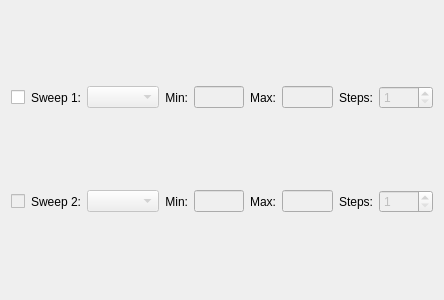
<?xml version="1.0" encoding="UTF-8"?>
<ui version="4.0">
 <class>sweepWidget</class>
 <widget class="QWidget" name="sweepWidget">
  <property name="geometry">
   <rect>
    <x>0</x>
    <y>0</y>
    <width>444</width>
    <height>300</height>
   </rect>
  </property>
  <property name="windowTitle">
   <string>Form</string>
  </property>
  <layout class="QGridLayout" name="sweepGridLayout">
   <item row="0" column="4">
    <widget class="QLabel" name="sweepOneMinLabel">
     <property name="sizePolicy">
      <sizepolicy hsizetype="Fixed" vsizetype="Preferred">
       <horstretch>0</horstretch>
       <verstretch>0</verstretch>
      </sizepolicy>
     </property>
     <property name="text">
      <string>Min:</string>
     </property>
     <property name="alignment">
      <set>Qt::AlignRight|Qt::AlignTrailing|Qt::AlignVCenter</set>
     </property>
    </widget>
   </item>
   <item row="1" column="10">
    <widget class="QSpinBox" name="sweepTwoStepsSpinbox">
     <property name="enabled">
      <bool>false</bool>
     </property>
     <property name="minimum">
      <number>1</number>
     </property>
     <property name="maximum">
      <number>1000</number>
     </property>
    </widget>
   </item>
   <item row="1" column="0">
    <widget class="QCheckBox" name="sweepTwoCheckbox">
     <property name="enabled">
      <bool>false</bool>
     </property>
     <property name="sizePolicy">
      <sizepolicy hsizetype="Fixed" vsizetype="Fixed">
       <horstretch>0</horstretch>
       <verstretch>0</verstretch>
      </sizepolicy>
     </property>
     <property name="text">
      <string/>
     </property>
    </widget>
   </item>
   <item row="0" column="10">
    <widget class="QSpinBox" name="sweepOneStepsSpinbox">
     <property name="enabled">
      <bool>false</bool>
     </property>
     <property name="minimum">
      <number>1</number>
     </property>
     <property name="maximum">
      <number>1000</number>
     </property>
    </widget>
   </item>
   <item row="1" column="9">
    <widget class="QLabel" name="sweepTwoStepsLabel">
     <property name="sizePolicy">
      <sizepolicy hsizetype="Fixed" vsizetype="Preferred">
       <horstretch>0</horstretch>
       <verstretch>0</verstretch>
      </sizepolicy>
     </property>
     <property name="text">
      <string>Steps:</string>
     </property>
     <property name="alignment">
      <set>Qt::AlignRight|Qt::AlignTrailing|Qt::AlignVCenter</set>
     </property>
    </widget>
   </item>
   <item row="1" column="2">
    <widget class="QLabel" name="sweepTwoLabel">
     <property name="sizePolicy">
      <sizepolicy hsizetype="Fixed" vsizetype="Preferred">
       <horstretch>0</horstretch>
       <verstretch>0</verstretch>
      </sizepolicy>
     </property>
     <property name="text">
      <string>Sweep 2:</string>
     </property>
     <property name="alignment">
      <set>Qt::AlignRight|Qt::AlignTrailing|Qt::AlignVCenter</set>
     </property>
    </widget>
   </item>
   <item row="0" column="8">
    <widget class="QLineEdit" name="sweepOneMaxEdit">
     <property name="enabled">
      <bool>false</bool>
     </property>
    </widget>
   </item>
   <item row="0" column="9">
    <widget class="QLabel" name="sweepOneStepsLabel">
     <property name="sizePolicy">
      <sizepolicy hsizetype="Fixed" vsizetype="Preferred">
       <horstretch>0</horstretch>
       <verstretch>0</verstretch>
      </sizepolicy>
     </property>
     <property name="text">
      <string>Steps:</string>
     </property>
     <property name="alignment">
      <set>Qt::AlignRight|Qt::AlignTrailing|Qt::AlignVCenter</set>
     </property>
    </widget>
   </item>
   <item row="1" column="5">
    <widget class="QLineEdit" name="sweepTwoMinEdit">
     <property name="enabled">
      <bool>false</bool>
     </property>
    </widget>
   </item>
   <item row="0" column="3">
    <widget class="QComboBox" name="sweepOneCombobox">
     <property name="enabled">
      <bool>false</bool>
     </property>
     <property name="editable">
      <bool>false</bool>
     </property>
     <property name="currentText">
      <string/>
     </property>
    </widget>
   </item>
   <item row="0" column="5">
    <widget class="QLineEdit" name="sweepOneMinEdit">
     <property name="enabled">
      <bool>false</bool>
     </property>
    </widget>
   </item>
   <item row="0" column="2">
    <widget class="QLabel" name="sweepOneLabel">
     <property name="sizePolicy">
      <sizepolicy hsizetype="Fixed" vsizetype="Preferred">
       <horstretch>0</horstretch>
       <verstretch>0</verstretch>
      </sizepolicy>
     </property>
     <property name="text">
      <string>Sweep 1:</string>
     </property>
     <property name="alignment">
      <set>Qt::AlignRight|Qt::AlignTrailing|Qt::AlignVCenter</set>
     </property>
    </widget>
   </item>
   <item row="1" column="4">
    <widget class="QLabel" name="sweepTwoMinLabel">
     <property name="sizePolicy">
      <sizepolicy hsizetype="Fixed" vsizetype="Preferred">
       <horstretch>0</horstretch>
       <verstretch>0</verstretch>
      </sizepolicy>
     </property>
     <property name="text">
      <string>Min:</string>
     </property>
     <property name="alignment">
      <set>Qt::AlignRight|Qt::AlignTrailing|Qt::AlignVCenter</set>
     </property>
    </widget>
   </item>
   <item row="0" column="0">
    <widget class="QCheckBox" name="sweepOneCheckbox">
     <property name="text">
      <string/>
     </property>
     <property name="checkable">
      <bool>true</bool>
     </property>
     <property name="checked">
      <bool>false</bool>
     </property>
    </widget>
   </item>
   <item row="1" column="6">
    <widget class="QLabel" name="sweepTwoMaxLabel">
     <property name="sizePolicy">
      <sizepolicy hsizetype="Fixed" vsizetype="Preferred">
       <horstretch>0</horstretch>
       <verstretch>0</verstretch>
      </sizepolicy>
     </property>
     <property name="text">
      <string>Max:</string>
     </property>
     <property name="alignment">
      <set>Qt::AlignRight|Qt::AlignTrailing|Qt::AlignVCenter</set>
     </property>
    </widget>
   </item>
   <item row="1" column="3">
    <widget class="QComboBox" name="sweepTwoCombobox">
     <property name="enabled">
      <bool>false</bool>
     </property>
     <property name="currentIndex">
      <number>-1</number>
     </property>
    </widget>
   </item>
   <item row="0" column="6">
    <widget class="QLabel" name="sweepOneMaxLabel">
     <property name="sizePolicy">
      <sizepolicy hsizetype="Fixed" vsizetype="Preferred">
       <horstretch>0</horstretch>
       <verstretch>0</verstretch>
      </sizepolicy>
     </property>
     <property name="text">
      <string>Max:</string>
     </property>
     <property name="alignment">
      <set>Qt::AlignRight|Qt::AlignTrailing|Qt::AlignVCenter</set>
     </property>
    </widget>
   </item>
   <item row="1" column="8">
    <widget class="QLineEdit" name="sweepTwoMaxEdit">
     <property name="enabled">
      <bool>false</bool>
     </property>
    </widget>
   </item>
  </layout>
 </widget>
 <resources/>
 <connections/>
</ui>
